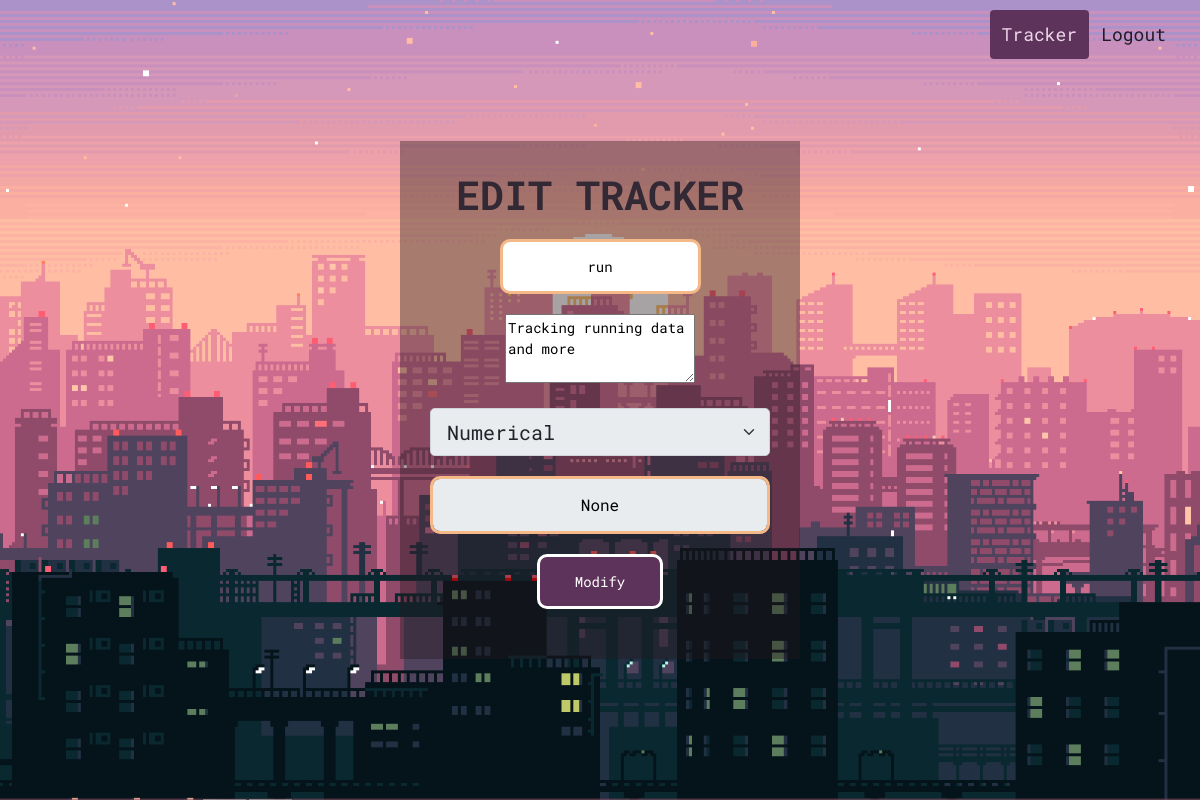
Screenshot of /user/hello123/10/edit (signed in) with the database file from the repository.
### app.py (models this page shows)
class Activity(db.Model):
    __tablename__ = 'activity_db'
    id = db.Column(db.Integer, primary_key=True, autoincrement=True)
    activity = db.Column(db.String)
    description = db.Column(db.String)
    tracker_type = db.Column(db.String)
    date = datetime.datetime.now()
    mselect = db.Column(db.String(150), nullable=True)
    user_id = db.Column(db.Integer, db.ForeignKey('user_db.id'))
    activity_data = db.relationship('TrackerData', backref="tracker")

### app.py (the view, shortened to what this page needs)
@app.route('/user/<username>/<int:tid>/edit', methods=['GET', 'POST'])
def edit_tracker(username, tid):
    if(request.method == 'GET'):
        username = session.get('name')
        curr_tracker = db.session.query(
            Activity).filter(Activity.id == tid).first()
        print(curr_tracker.mselect)
        return render_template('edit_tracker.html', tracker=curr_tracker, name=username)

### templates/edit_tracker.html (shortened to what this page needs)
<!DOCTYPE html>
<html>
<head>
    <link href="https://cdn.jsdelivr.net/npm/bootstrap@5.1.3/dist/css/bootstrap.min.css" rel="stylesheet"
>
    <link rel="stylesheet" href="/static/css/addtracker.css">
</head>
<body>
    <div class="container-fluid banner">
        <div class="col-md-6 offset-md-3">
            <form class="box" method="POST">
                <h1>Edit Tracker</h1>
                <input type="text" name="activity" value="{{tracker.activity}}" placeholder="Name of Tracker" required>
                <textarea class="span6" rows="3" name="description" placeholder="Description"
                    required>{% if tracker %}{{tracker.description}}{%endif%}</textarea>
                <select id="tracker_type" value="{{tracker.tracker_type}}" name="tracker_type"
                    class="form-select form-select-lg mb-3" style="margin: 20px auto;" aria-label="Tracker Type"
                    disabled>
                    <option {% if tracker.tracker_type=="integer" %} selected {% endif %} value="integer">Numerical
                    </option>
                </select>
                <input type="text" class="form-control" value="{{tracker.mselect}}" id="settings" name="settings"
                    placeholder="Settings" disabled>
                    <input type="submit" style="color: white;background-color: rgb(94, 51, 91); class="btn btn-primary" value="Modify">
            </form>
        </div>
        <div class="header">
            <div class="header-right">
                <a class="active" href='/user/{{name}}'>Tracker</a>
                <a href='{{url_for("logout")}}'>Logout</a>
            </div>
        </div>
    </div>
</body>
</html>

### static/css/addtracker.css (style rules this page uses)
body { margin: 0; padding: 0; font-family: 'Roboto Mono', sans-serif; font-size: 14px; color: black; }
input::placeholder { font-family: 'Roboto Mono', sans-serif; }
.banner { height: 100vh; width: 100%; background: url("../images/bg3.jpg"); background-position: top; background-size: cover; background-repeat: none; }
.box { width: 400px; padding: 30px; top: 50%; position: absolute; left: 50%; font-family: 'Roboto Mono', sans-serif; transform: translate(-50%, -50%); background: rgba(36, 23, 28, 0.4); text-align: center; }
.box h1 { color: rgb(50, 41, 53); text-transform: uppercase; font-weight: 700; }
.box input[type="text"], .box input[type="email"], .box input[type="password"] { border: 0; display: block; margin: 20px auto; text-align: center; border: 3px solid rgb(245, 185, 136); padding: 14px 10px; width: 220 px; outline: none; color: rgb(0, 0, 0); border-radius: 10px; transition: 0.25px; }
.box input[type="submit"] { border: 0; display: block; margin: 20px auto; text-align: center; border: 3px solid; padding: 14px 35px; outline: none; color: rgb(24, 22, 15); border-radius: 10px; transition: 0.25px; cursor: pointer; }
.header { overflow: hidden; padding: 10px 10px; font-family: 'Roboto Mono'; }
.header a { float: left; color: rgb(39, 24, 39); text-align: center; padding: 12px; font-family: 'Roboto Mono'; text-decoration: none; font-size: 18px; line-height: 25px; border-radius: 4px; }
.header a.active { background-color: rgb(94, 51, 91); color: rgb(236, 213, 232); }
.header-right { float: right; }

### rows the page displays
Activity: activity "run", description "Tracking running data and more", tracker_type "Numerical", settings "None"
